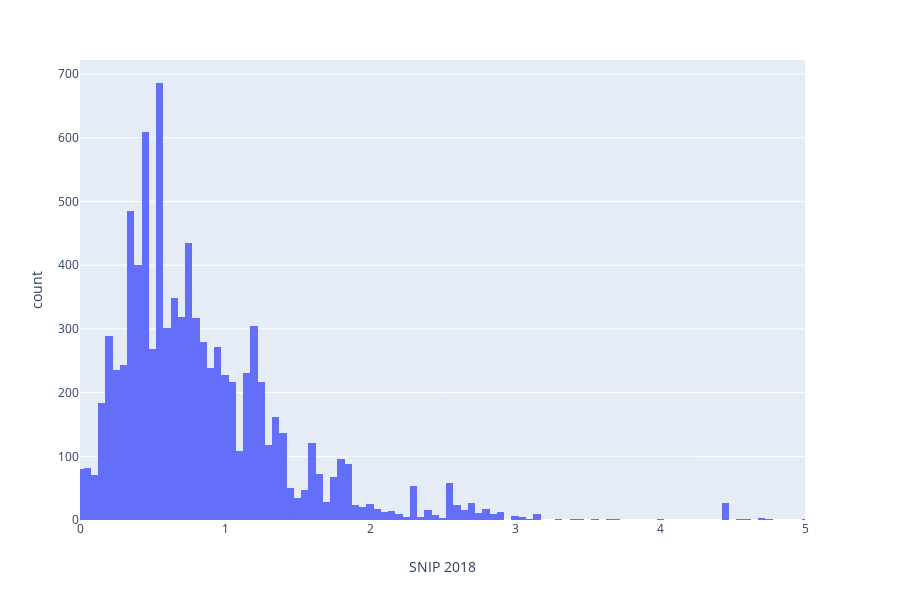

Source (notebook cell):
### Code cell
fig = px.histogram(df_useful, x="SNIP 2018")
fig.update_xaxes(range=[0, 5])
fig.show()

### Figure 1 — Plotly figure (JSON) as saved in the notebook; plotly's stock layout.template omitted (floating-point values rounded to 4 significant figures; data arrays with more than 128 entries replaced by an {"elided": "..."} marker saying what was removed)
{"data": [{"alignmentgroup": "True", "bingroup": "x", "hoverlabel": {"namelength": 0}, "hovertemplate": "SNIP 2018=%{x}<br>count=%{y}", "legendgroup": "", "marker": {"color": "#636efa"}, "name": "", "offsetgroup": "", "orientation": "v", "showlegend": false, "type": "histogram", "x": {"elided": "11862 float values"}, "xaxis": "x", "yaxis": "y"}], "layout": {"barmode": "relative", "height": 600, "legend": {"tracegroupgap": 0}, "margin": {"t": 60}, "xaxis": {"anchor": "y", "domain": [0, 0.98], "range": [0, 5], "title": {"text": "SNIP 2018"}}, "yaxis": {"anchor": "x", "domain": [0, 1], "title": {"text": "count"}}}}
